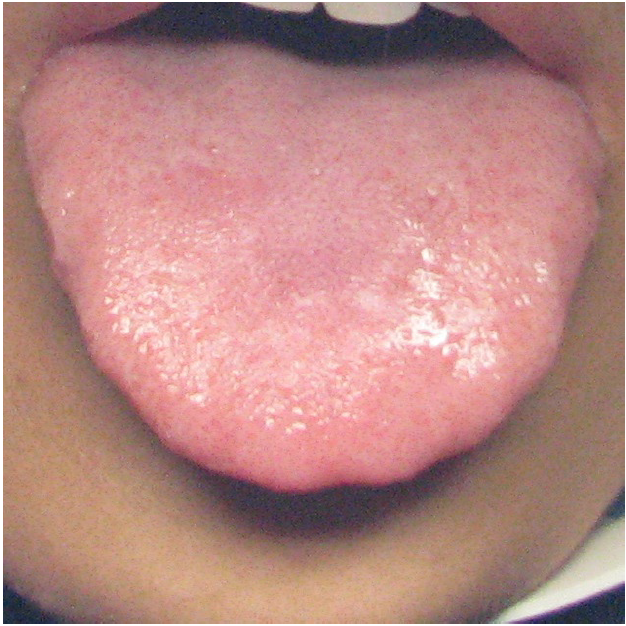
#> input picture wide_tongue.png, 626 x 626 px, found by its file name
$ python tongue_mask.py
#> lines starting #> are read from the running program, lines starting #| are printed output that depends on the picture; after the words box and inside, x2 and y2 are one past the last pixel; in counts of white or black regions, pixels touching at a corner belong together
import cv2
import numpy as np
from skimage.io import imread
from skimage.color import rgb2gray
from skimage.feature import blob_log
from skimage.measure import label, regionprops
from skimage.morphology import dilation, erosion
from skimage import io
import matplotlib.pyplot as plt
import os

# Importing the classes for path names
INPUT_IMAGE_FOLDER = os.path.join(os.getcwd(), 'test_images', 'input_image')
OUTPUT_IMAGE_FOLDER = os.path.join(os.getcwd(), 'test_images', 'output_image')

def process_image(input_image):
    # Load the image
#> called with input_image = 'test_images/input_image/wide_tongue.png'
    img = cv2.imread(input_image)
#> img is the input picture: shape (626, 626, 3); mean B, G, R 131.3, 135.7, 183.7

    # Convert the image to grayscale
    gray = cv2.cvtColor(img, cv2.COLOR_BGR2GRAY)
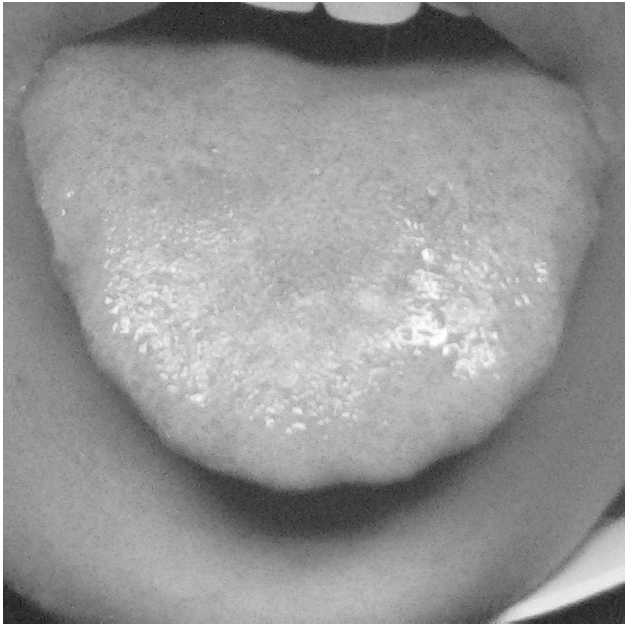
#> gray: shape (626, 626); min 14, max 255, mean 149.6

    # Threshold the image
    ret, thresh = cv2.threshold(gray, 0, 255, cv2.THRESH_BINARY + cv2.THRESH_OTSU)
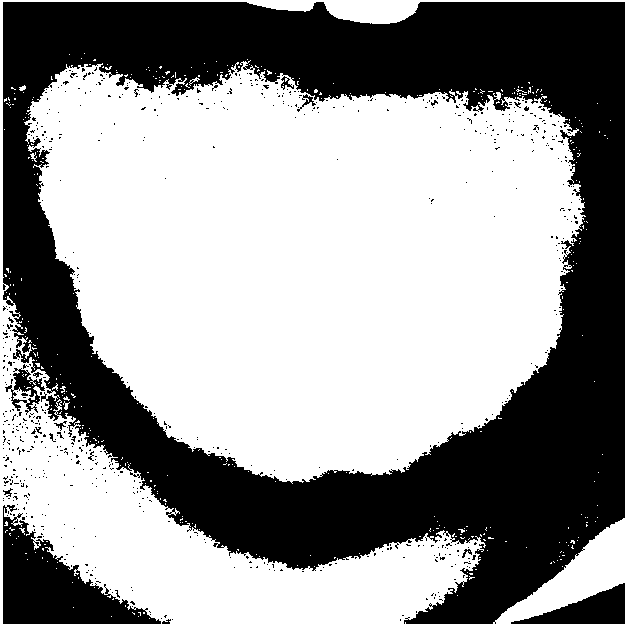
#> thresh: shape (626, 626); 59.1% white; 673 black regions (658 under 20 px)
#> ret = 143

    # Find the contours
    contours, hierarchy = cv2.findContours(thresh, cv2.RETR_TREE, cv2.CHAIN_APPROX_SIMPLE)
#> contours = 1256 contours, 1218 with area under 20; largest, box (x1, y1, x2, y2) and area: (0, 0, 626, 626) 390625, (2, 1, 626, 625) 324444, (24, 60, 586, 484) 173943, (2, 504, 162, 625) 8538, (510, 582, 626, 625) 2374

    # Find the contour with the largest area
    max_area = 0
    max_contour = None
    for contour in contours:
        area = cv2.contourArea(contour)
        if area > max_area:
            max_area = area
            max_contour = contour
#> this loop made 1256 passes
#> (area, max_area, max_contour) on pass 1: (390625, 390625, [[0, 0], [0, 625], [625, 625], [625, 0]])
#> area on passes 5, 32, 34, 40: 39.5, 24, 22, 2374.5
#> after the loop, max_area = 390625

    # Create a mask for the largest contour
    mask = np.zeros_like(thresh)
    cv2.drawContours(mask, [max_contour], 0, 255, -1)
#> mask: shape (626, 626); every value is 255

    # Apply the mask to the original image
    result = cv2.bitwise_and(img, img, mask=mask)

    # Save the result
    cv2.imwrite(os.path.join(OUTPUT_IMAGE_FOLDER, 'masked_image.png'), result)

    # Load the result image
    sample = imread(os.path.join(OUTPUT_IMAGE_FOLDER, 'masked_image.png'))
    sample_g = rgb2gray(sample)

    # Binarize image
    sample_b = sample_g > 0.6
#> sample_b: shape (626, 626) bool; 47.6% white; 493 white regions (468 under 20 px), largest, box (x1, y1, x2, y2) and area: (41, 89, 570, 479) 146781, (0, 0, 626, 626) 37584, (224, 81, 261, 95) 167

    # Clean the binary image using dilation and erosion
    square = np.array([[1, 1, 1], [1, 1, 1], [1, 1, 1]])

    def multi_dil(im, num, element=square):
#> called with num = 5, element = array of shape (3, 3)
        for _ in range(num):
            im = dilation(im, element)
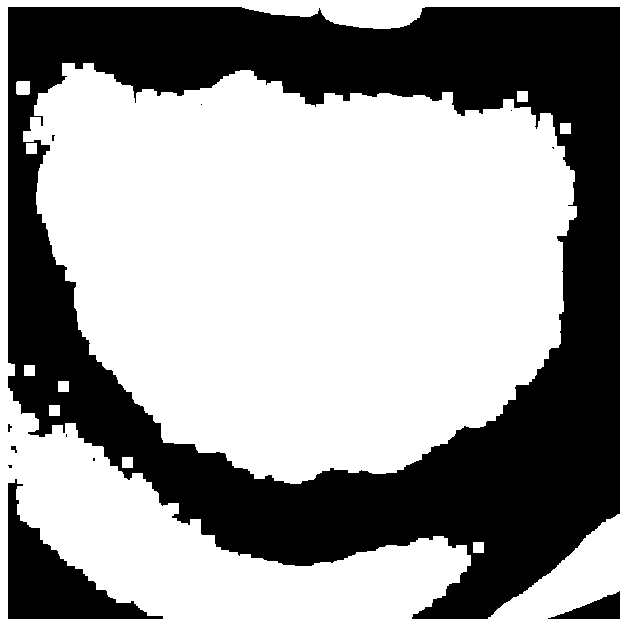
#> im: shape (626, 626) bool; 61.4% white; 12 black regions (7 under 20 px), largest, box (x1, y1, x2, y2) and area: (8, 7, 620, 619) 142726, (8, 479, 163, 619) 7612, (548, 591, 620, 619) 979, (11, 446, 17, 453) 26, (8, 424, 12, 432) 20
        return im

    def multi_ero(im, num, element=square):
#> called with num = 5, element = array of shape (3, 3)
        for _ in range(num):
            im = erosion(im, element)
#> this loop made 5 passes
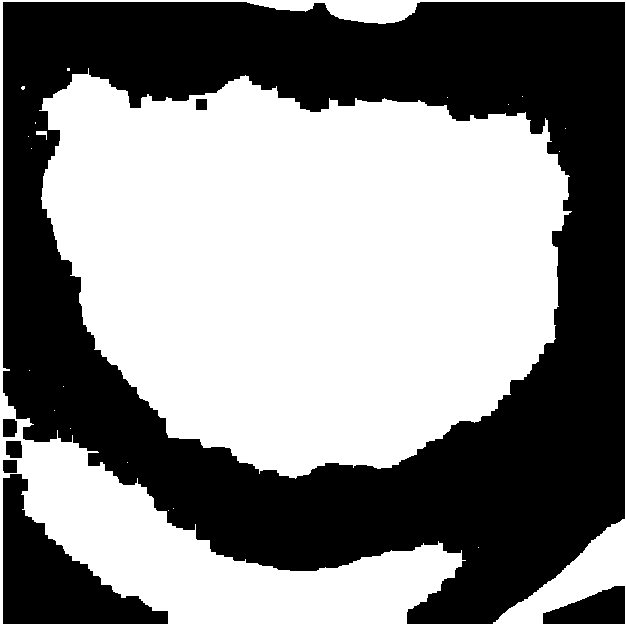
#> im: shape (626, 626) bool; 53% white; 7 black regions
        return im

    sample_c = multi_ero(multi_dil(sample_b, 5), 5)

    # Label the connected components
    sample_l = label(sample_c)
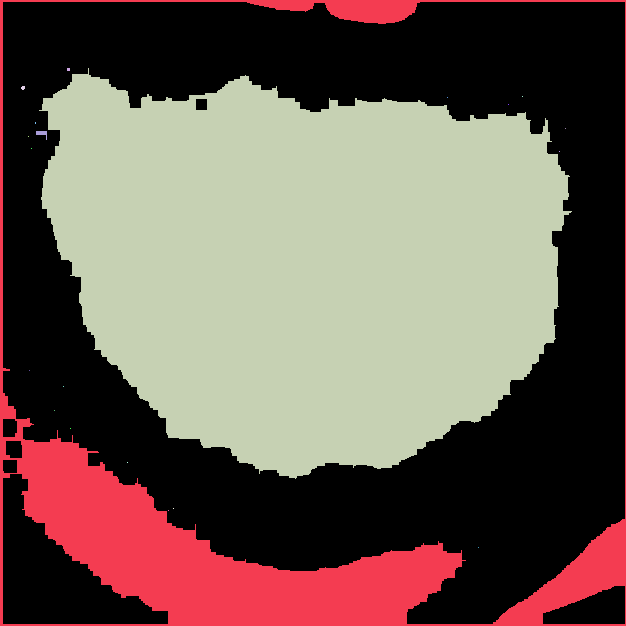
#> sample_l: shape (626, 626) int32; 22 distinct labels, from 0 to 21; one colour per label, 0 black

    # Extract region properties
    sample_rp = regionprops(sample_l)
#> sample_rp = 21 regions; largest, box (x1, y1, x2, y2) and area: (39, 68, 572, 479) 161345, (0, 0, 626, 626) 46410, (36, 131, 47, 140) 49, (21, 86, 25, 90) 13, (67, 68, 70, 71) 9

    # Sort the blobs by area and select the largest ones
    list1 = []
    for x in sample_rp:
        list1.append(x.area)
#> this loop made 21 passes
#> after the loop, list1 = [46410, 9, 161345, 13, 1, 1, 1, 2, 1, 49, 1, 1, 1, 1, 1, 1, 1, 1, 1, 1, 1]
    list2 = sorted(list(enumerate(list1)), key=lambda x: x[1], reverse=True)[:7]
#> list2 = [(2, 161345), (0, 46410), (9, 49), (3, 13), (1, 9), (7, 2), (4, 1)]

    # Save the biggest blob image
    biggest_blob = sample_rp[list2[0][0]].image
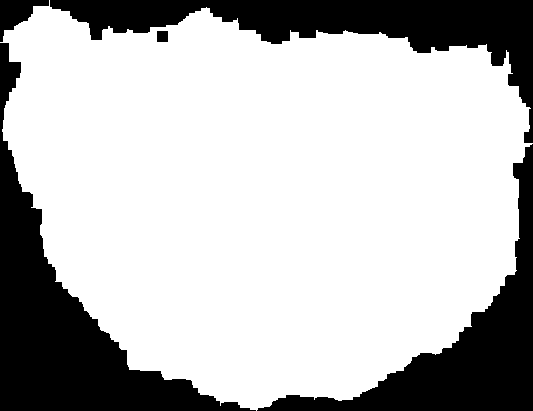
#> biggest_blob: shape (411, 533) bool; 73.7% white; 5 black regions, box (x1, y1, x2, y2) and area: (0, 43, 256, 411) 22591, (50, 0, 533, 143) 17957, (257, 144, 533, 411) 16090, (0, 0, 49, 42) 959, (157, 31, 168, 42) 121
    io.imsave(os.path.join(OUTPUT_IMAGE_FOLDER, 'biggest_blob.png'), biggest_blob)

    # Store the coordinates of the edge of the biggest blob
    coords = sample_rp[list2[0][0]].coords
#> coords = 161345 pairs, first value 68 to 478, second value 39 to 571

    # Create a blank mask with the same shape as the original image
    mask_tongue = np.zeros_like(img[:, :, 0])

    # Set the pixel values at the blob coordinates to 255 (white)
    mask_tongue[coords[:, 0], coords[:, 1]] = 255

    # Convert the mask to a grayscale image
    gray_tongue = cv2.cvtColor(mask_tongue, cv2.COLOR_GRAY2BGR)
#> gray_tongue: shape (626, 626, 3); 41.2% white; 1 white region, box (x1, y1, x2, y2) and area: (39, 68, 572, 479) 161345

    # Apply bitwise AND operation to the original image and the mask
    img_tongue_masked = cv2.bitwise_and(img, gray_tongue)

    # Draw the contours of the mask on the original image
    contours, hierarchy = cv2.findContours(mask_tongue, cv2.RETR_EXTERNAL, cv2.CHAIN_APPROX_SIMPLE)
    cv2.drawContours(img_tongue_masked, contours, -1, (0, 255, 0), 3)
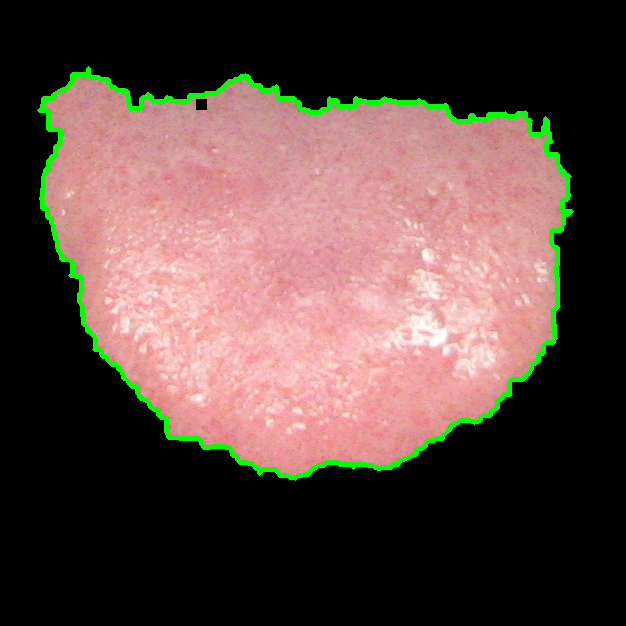
#> img_tongue_masked: shape (626, 626, 3); mean B, G, R 64.6, 70.5, 90.8

    # return img_tongue_rgb
    return img_tongue_masked

# [9 lines of commented-out code are left out]

if __name__ == '__main__':
    input_image_array = ['wide_tongue.png', 'tongue_1.png', 'tongue_2.png']

    for tongue_image in input_image_array:
        print(f"Processing {tongue_image}...")
        input_image_path = os.path.join(INPUT_IMAGE_FOLDER, tongue_image)
#> (the run stopped early here; a loop or call above may not have finished)
